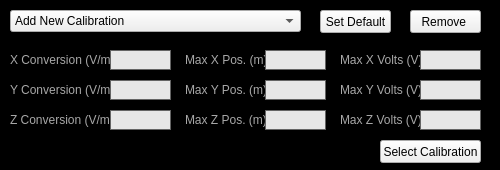
<?xml version="1.0" encoding="UTF-8"?>
<ui version="4.0">
 <class>MainWindow</class>
 <widget class="QMainWindow" name="MainWindow">
  <property name="geometry">
   <rect>
    <x>0</x>
    <y>0</y>
    <width>500</width>
    <height>170</height>
   </rect>
  </property>
  <property name="sizePolicy">
   <sizepolicy hsizetype="Fixed" vsizetype="Fixed">
    <horstretch>0</horstretch>
    <verstretch>0</verstretch>
   </sizepolicy>
  </property>
  <property name="minimumSize">
   <size>
    <width>500</width>
    <height>170</height>
   </size>
  </property>
  <property name="maximumSize">
   <size>
    <width>500</width>
    <height>170</height>
   </size>
  </property>
  <property name="windowTitle">
   <string>Fine Position Calibration</string>
  </property>
  <property name="windowIcon">
   <iconset resource="../Resources/nSOTScannerResources.qrc">
    <normaloff>:/nSOTScanner/Pictures/jj_schema.svg</normaloff>:/nSOTScanner/Pictures/jj_schema.svg</iconset>
  </property>
  <widget class="QWidget" name="centralwidget">
   <property name="sizePolicy">
    <sizepolicy hsizetype="Fixed" vsizetype="Fixed">
     <horstretch>0</horstretch>
     <verstretch>0</verstretch>
    </sizepolicy>
   </property>
   <property name="styleSheet">
    <string notr="true">#centralwidget{
background-color: rgb(0, 0, 0);
}

QLabel{
color:rgb(168,168,168)
}

QLineEdit{
border: 1px solid rgb(100,100,100);
background-color:rgb(230,230,230);
}

QTextEdit{
border: 1px solid black;
background-color: black;
color:rgb(168,168,168);
}

QRadioButton{
color:rgb(168,168,168)
}
</string>
   </property>
   <widget class="QComboBox" name="comboBox">
    <property name="geometry">
     <rect>
      <x>10</x>
      <y>10</y>
      <width>291</width>
      <height>22</height>
     </rect>
    </property>
    <item>
     <property name="text">
      <string>Add New Calibration</string>
     </property>
    </item>
   </widget>
   <widget class="QLabel" name="label">
    <property name="geometry">
     <rect>
      <x>10</x>
      <y>50</y>
      <width>101</width>
      <height>20</height>
     </rect>
    </property>
    <property name="text">
     <string>X Conversion (V/m)</string>
    </property>
   </widget>
   <widget class="QLabel" name="label_2">
    <property name="geometry">
     <rect>
      <x>10</x>
      <y>80</y>
      <width>101</width>
      <height>20</height>
     </rect>
    </property>
    <property name="text">
     <string>Y Conversion (V/m)</string>
    </property>
   </widget>
   <widget class="QLabel" name="label_3">
    <property name="geometry">
     <rect>
      <x>10</x>
      <y>110</y>
      <width>101</width>
      <height>20</height>
     </rect>
    </property>
    <property name="text">
     <string>Z Conversion (V/m)</string>
    </property>
   </widget>
   <widget class="QPushButton" name="push_select">
    <property name="geometry">
     <rect>
      <x>380</x>
      <y>140</y>
      <width>101</width>
      <height>23</height>
     </rect>
    </property>
    <property name="text">
     <string>Select Calibration</string>
    </property>
   </widget>
   <widget class="QPushButton" name="push_set">
    <property name="geometry">
     <rect>
      <x>320</x>
      <y>10</y>
      <width>71</width>
      <height>23</height>
     </rect>
    </property>
    <property name="text">
     <string>Set Default</string>
    </property>
   </widget>
   <widget class="QLabel" name="label_4">
    <property name="geometry">
     <rect>
      <x>185</x>
      <y>50</y>
      <width>91</width>
      <height>20</height>
     </rect>
    </property>
    <property name="text">
     <string>Max X Pos. (m)</string>
    </property>
   </widget>
   <widget class="QLabel" name="label_5">
    <property name="geometry">
     <rect>
      <x>340</x>
      <y>50</y>
      <width>91</width>
      <height>20</height>
     </rect>
    </property>
    <property name="text">
     <string>Max X Volts (V)</string>
    </property>
   </widget>
   <widget class="QPushButton" name="push_remove">
    <property name="geometry">
     <rect>
      <x>410</x>
      <y>10</y>
      <width>71</width>
      <height>23</height>
     </rect>
    </property>
    <property name="text">
     <string>Remove </string>
    </property>
   </widget>
   <widget class="QLabel" name="label_6">
    <property name="geometry">
     <rect>
      <x>340</x>
      <y>80</y>
      <width>91</width>
      <height>20</height>
     </rect>
    </property>
    <property name="text">
     <string>Max Y Volts (V)</string>
    </property>
   </widget>
   <widget class="QLabel" name="label_7">
    <property name="geometry">
     <rect>
      <x>185</x>
      <y>80</y>
      <width>91</width>
      <height>20</height>
     </rect>
    </property>
    <property name="text">
     <string>Max Y Pos. (m)</string>
    </property>
   </widget>
   <widget class="QLabel" name="label_8">
    <property name="geometry">
     <rect>
      <x>340</x>
      <y>110</y>
      <width>91</width>
      <height>20</height>
     </rect>
    </property>
    <property name="text">
     <string>Max Z Volts (V)</string>
    </property>
   </widget>
   <widget class="QLabel" name="label_9">
    <property name="geometry">
     <rect>
      <x>185</x>
      <y>110</y>
      <width>91</width>
      <height>20</height>
     </rect>
    </property>
    <property name="text">
     <string>Max Z Pos. (m)</string>
    </property>
   </widget>
   <widget class="QLineEdit" name="lineEdit_ZCon">
    <property name="geometry">
     <rect>
      <x>110</x>
      <y>110</y>
      <width>61</width>
      <height>20</height>
     </rect>
    </property>
    <property name="text">
     <string/>
    </property>
    <property name="alignment">
     <set>Qt::AlignRight|Qt::AlignTrailing|Qt::AlignVCenter</set>
    </property>
   </widget>
   <widget class="QLineEdit" name="lineEdit_YCon">
    <property name="geometry">
     <rect>
      <x>110</x>
      <y>80</y>
      <width>61</width>
      <height>20</height>
     </rect>
    </property>
    <property name="text">
     <string/>
    </property>
    <property name="alignment">
     <set>Qt::AlignRight|Qt::AlignTrailing|Qt::AlignVCenter</set>
    </property>
   </widget>
   <widget class="QLineEdit" name="lineEdit_XCon">
    <property name="geometry">
     <rect>
      <x>110</x>
      <y>50</y>
      <width>61</width>
      <height>20</height>
     </rect>
    </property>
    <property name="styleSheet">
     <string notr="true"/>
    </property>
    <property name="text">
     <string/>
    </property>
    <property name="alignment">
     <set>Qt::AlignRight|Qt::AlignTrailing|Qt::AlignVCenter</set>
    </property>
   </widget>
   <widget class="QLineEdit" name="lineEdit_YMax">
    <property name="geometry">
     <rect>
      <x>265</x>
      <y>80</y>
      <width>61</width>
      <height>20</height>
     </rect>
    </property>
    <property name="text">
     <string/>
    </property>
    <property name="alignment">
     <set>Qt::AlignRight|Qt::AlignTrailing|Qt::AlignVCenter</set>
    </property>
   </widget>
   <widget class="QLineEdit" name="lineEdit_XMax">
    <property name="geometry">
     <rect>
      <x>265</x>
      <y>50</y>
      <width>61</width>
      <height>20</height>
     </rect>
    </property>
    <property name="text">
     <string/>
    </property>
    <property name="alignment">
     <set>Qt::AlignRight|Qt::AlignTrailing|Qt::AlignVCenter</set>
    </property>
   </widget>
   <widget class="QLineEdit" name="lineEdit_ZMax">
    <property name="geometry">
     <rect>
      <x>265</x>
      <y>110</y>
      <width>61</width>
      <height>20</height>
     </rect>
    </property>
    <property name="text">
     <string/>
    </property>
    <property name="alignment">
     <set>Qt::AlignRight|Qt::AlignTrailing|Qt::AlignVCenter</set>
    </property>
   </widget>
   <widget class="QLineEdit" name="lineEdit_ZMaxVolts">
    <property name="geometry">
     <rect>
      <x>420</x>
      <y>110</y>
      <width>61</width>
      <height>20</height>
     </rect>
    </property>
    <property name="text">
     <string/>
    </property>
    <property name="alignment">
     <set>Qt::AlignRight|Qt::AlignTrailing|Qt::AlignVCenter</set>
    </property>
   </widget>
   <widget class="QLineEdit" name="lineEdit_YMaxVolts">
    <property name="geometry">
     <rect>
      <x>420</x>
      <y>80</y>
      <width>61</width>
      <height>20</height>
     </rect>
    </property>
    <property name="text">
     <string/>
    </property>
    <property name="alignment">
     <set>Qt::AlignRight|Qt::AlignTrailing|Qt::AlignVCenter</set>
    </property>
   </widget>
   <widget class="QLineEdit" name="lineEdit_XMaxVolts">
    <property name="geometry">
     <rect>
      <x>420</x>
      <y>50</y>
      <width>61</width>
      <height>20</height>
     </rect>
    </property>
    <property name="text">
     <string/>
    </property>
    <property name="alignment">
     <set>Qt::AlignRight|Qt::AlignTrailing|Qt::AlignVCenter</set>
    </property>
   </widget>
  </widget>
 </widget>
 <tabstops>
  <tabstop>lineEdit_XCon</tabstop>
  <tabstop>lineEdit_YCon</tabstop>
  <tabstop>lineEdit_ZCon</tabstop>
  <tabstop>lineEdit_XMax</tabstop>
  <tabstop>lineEdit_YMax</tabstop>
  <tabstop>lineEdit_ZMax</tabstop>
  <tabstop>lineEdit_XMaxVolts</tabstop>
  <tabstop>lineEdit_YMaxVolts</tabstop>
  <tabstop>lineEdit_ZMaxVolts</tabstop>
  <tabstop>push_select</tabstop>
  <tabstop>push_remove</tabstop>
  <tabstop>push_set</tabstop>
  <tabstop>comboBox</tabstop>
 </tabstops>
 <resources>
  <include location="../Resources/nSOTScannerResources.qrc"/>
 </resources>
 <connections/>
</ui>
